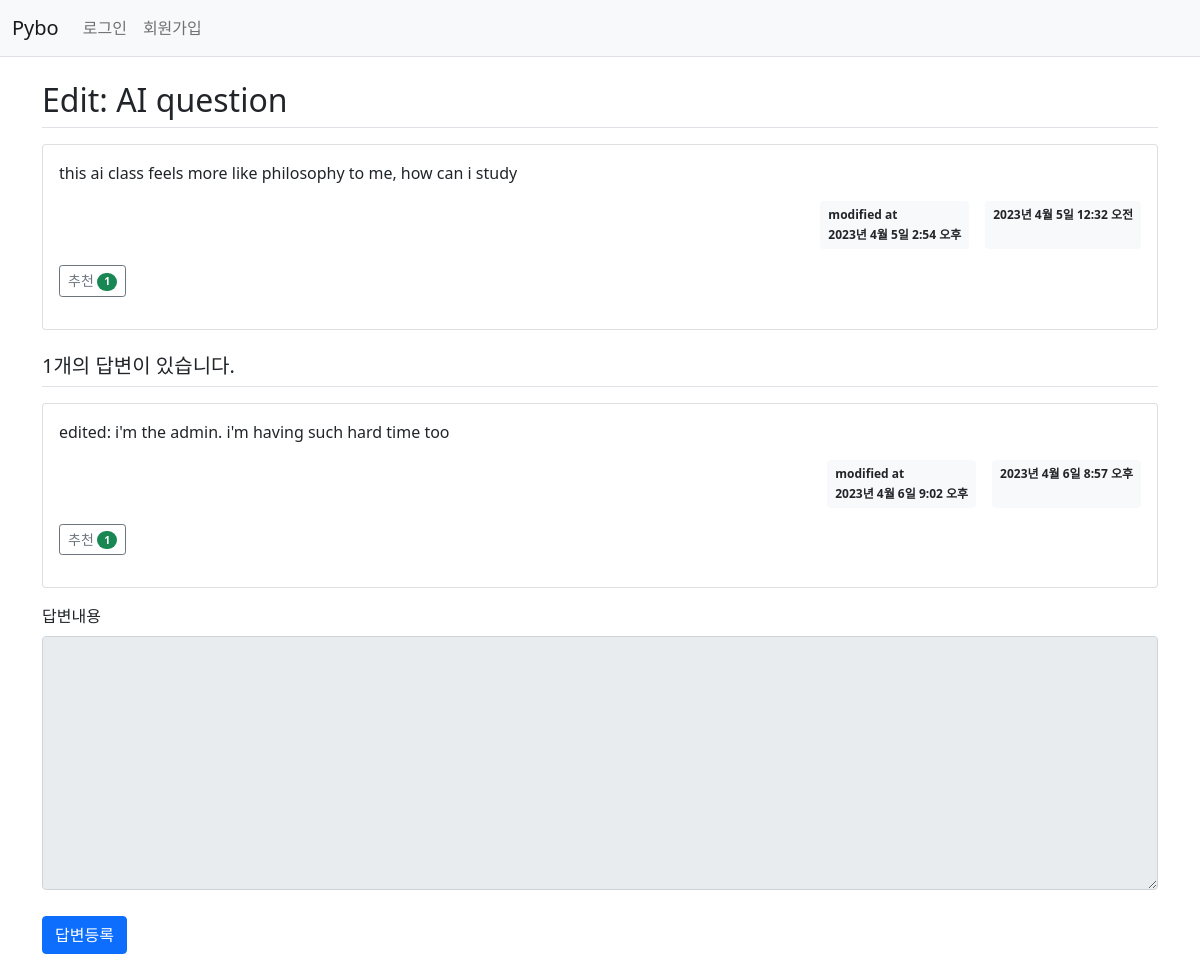
Before: /pybo/305/ with the older database file.
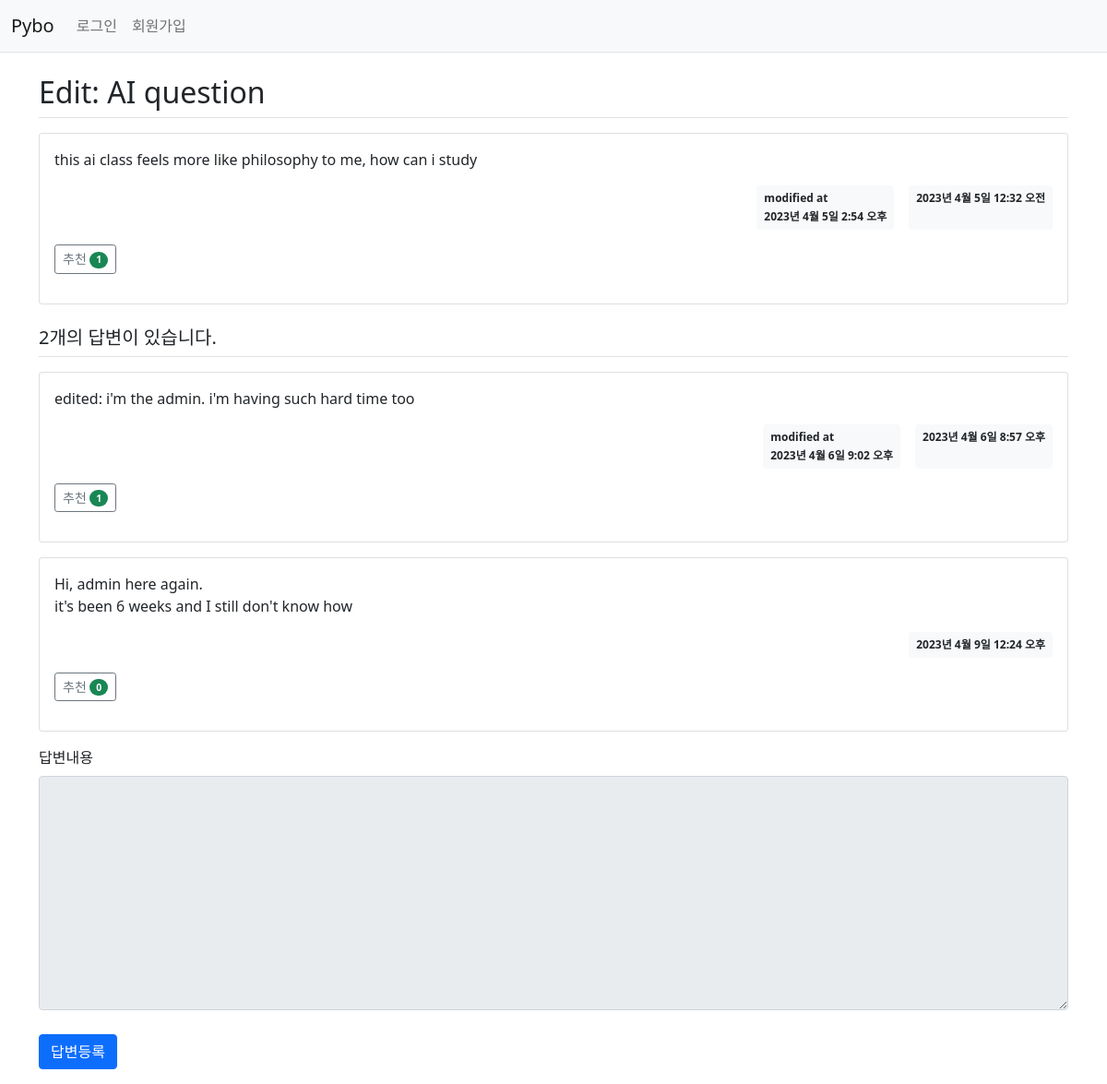
After: the same page with the newer database file.
### pybo/models.py (models this page shows, shortened)
class Question(models.Model):
    author = models.ForeignKey(User, on_delete=models.CASCADE, related_name='author_question')  # question author
    subject = models.CharField(max_length=200)
    content = models.TextField()
    create_date = models.DateTimeField()
    modify_date = models.DateTimeField(null=True, blank=True)   # modified date
    voter = models.ManyToManyField(User, related_name='voter_question')    # 질문 추천인 추가. ManyToManyField = DB N:N relation

class Answer(models.Model):
    author = models.ForeignKey(User, on_delete=models.CASCADE, related_name='author_answer')  # answer author
    question = models.ForeignKey(Question, on_delete=models.CASCADE)
    content = models.TextField()
    create_date = models.DateTimeField()
    modify_date = models.DateTimeField(null=True, blank=True)   # modified date
    voter = models.ManyToManyField(User, related_name='voter_answer')

### pybo/views/base_views.py (the view)
# urls.py: path('<int:question_id>/', base_views.detail, name='detail'),    # localhost:8000/pybo/2 페이지 요청시 question_id = 2 가 저장되고 views.detail 호출
def detail(request, question_id):
    question = get_object_or_404(Question, pk=question_id)  # Question모델의 pk에 해당하는 값이 존재하지 않으면 404
    context = {'question': question}
    return render(request, 'pybo/question_detail.html', context)

### pybo/templatetags/pybo_filter.py (called while the page is built)
@register.filter
def mark(value):
    extensions = ["nl2br", "fenced_code"]
    return mark_safe(markdown.markdown(value, extensions=extensions))

### templates/pybo/question_detail.html (shortened to what this page needs)
{% extends 'base.html'%}
{% load pybo_filter %}
{% block content %}
<div class="container my-3">
    <h2 class="border-bottom py-2">{{ question.subject }}</h2>
    <div class="card my-3">
        <div class="card-body">
            <div class="card-text">{{ question.content|mark }}</div>
            <div class="d-flex justify-content-end">
                {% if question.modify_date %}
                    <div class="badge bg-light text-dark p-2 text-start mx-3">
                        <div class="mb-2">modified at</div>
                        <div>{{ question.modify_date }}</div>
                    </div>
                {% endif %}
                <div class="badge bg-light text-dark p-2">
                    {{ question.create_date }}
                </div>
            </div>
            <div class="my-3">
                <a href="javascript:void(0)" data-uri="{% url 'pybo:question_vote' question.id  %}"
               class="recommend btn btn-sm btn-outline-secondary"> 추천
                    <span class="badge rounded-pill bg-success">{{question.voter.count}}</span>
                </a>
            </div>
        </div>
    </div>
    <h5 class="border-bottom my-3 py-2">{{question.answer_set.count}}개의 답변이 있습니다.</h5>
    {% for answer in question.answer_set.all %}
        <div class="card my-3">
            <div class="card-body">
                <div class="card-text">{{ answer.content|mark }}</div>
                <div class="d-flex justify-content-end">
                    {% if answer.modify_date %}
                        <div class="badge bg-light text-dark p-2 text-start mx-3">
                            <div class="mb-2">modified at</div>
                            <div>{{ answer.modify_date }}</div>
                        </div>
                    {% endif %}
                    <div class="badge bg-light text-dark p-2">
                        {{ answer.create_date }}
                    </div>
                </div>
                <div class="my-3">
                    <a href="javascript:void(0)" data-uri="{% url 'pybo:answer_vote' answer.id  %}"
                       class="recommend btn btn-sm btn-outline-secondary"> 추천
                        <span class="badge rounded-pill bg-success">{{answer.voter.count}}</span>
                    </a>
                </div>
            </div>
        </div>
    {% endfor %}
    <form action="{% url 'pybo:answer_create' question.id %}" method="post" class="my-3">
        <div class="mb-3">
            <label for="content" class="form-label">답변내용</label>
            <textarea {% if not user.is_authenticated %}disabled{% endif %}
              name="content" id="content" class="form-control" rows="10"></textarea>
        </div>
        <input type="submit" value="답변등록" class="btn btn-primary">
    </form>
</div>
{% endblock %}

Changed rows visible on the page:
computed for Question "Edit: AI question": answer_set.count "1" → "2"
added Answer: content|mark "Hi, admin here again. it's been 6 weeks and I still don't know how", create_date "2023년 4월 9일 12:24 오후", voter.count "0"
